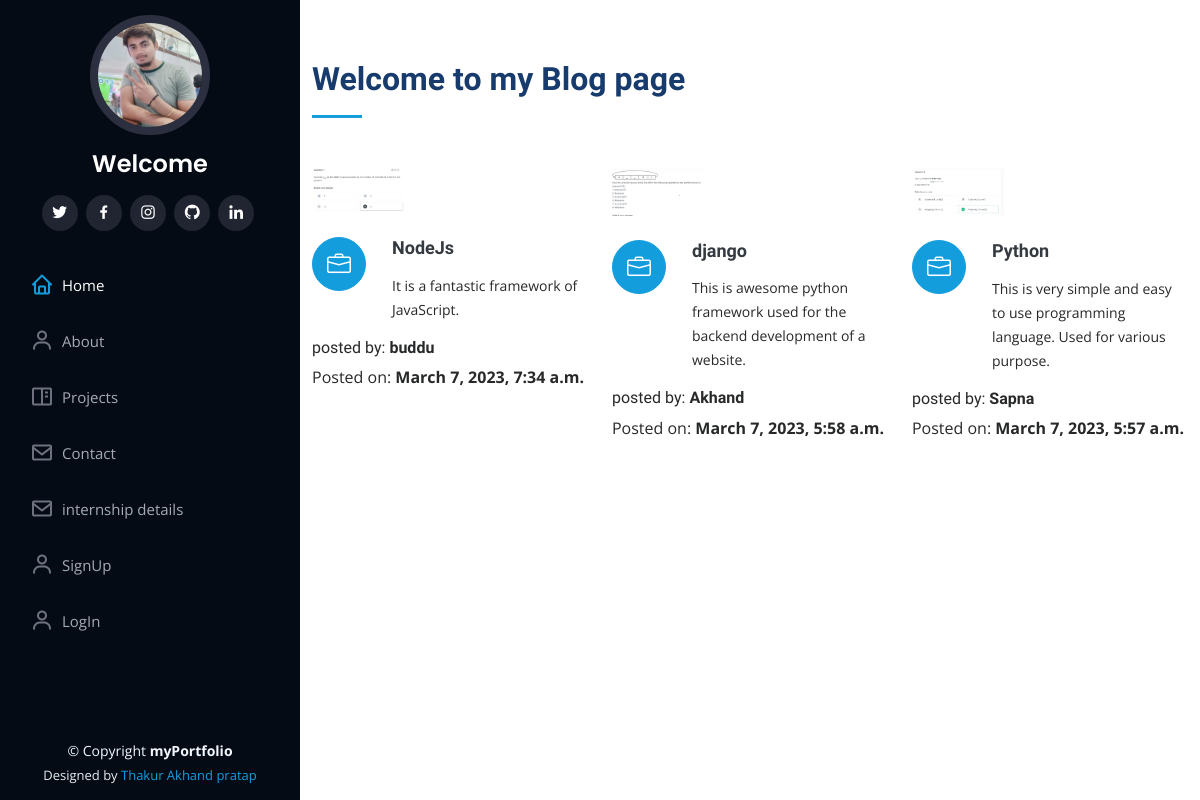
/blog/, run on an earlier commit of the app's database.
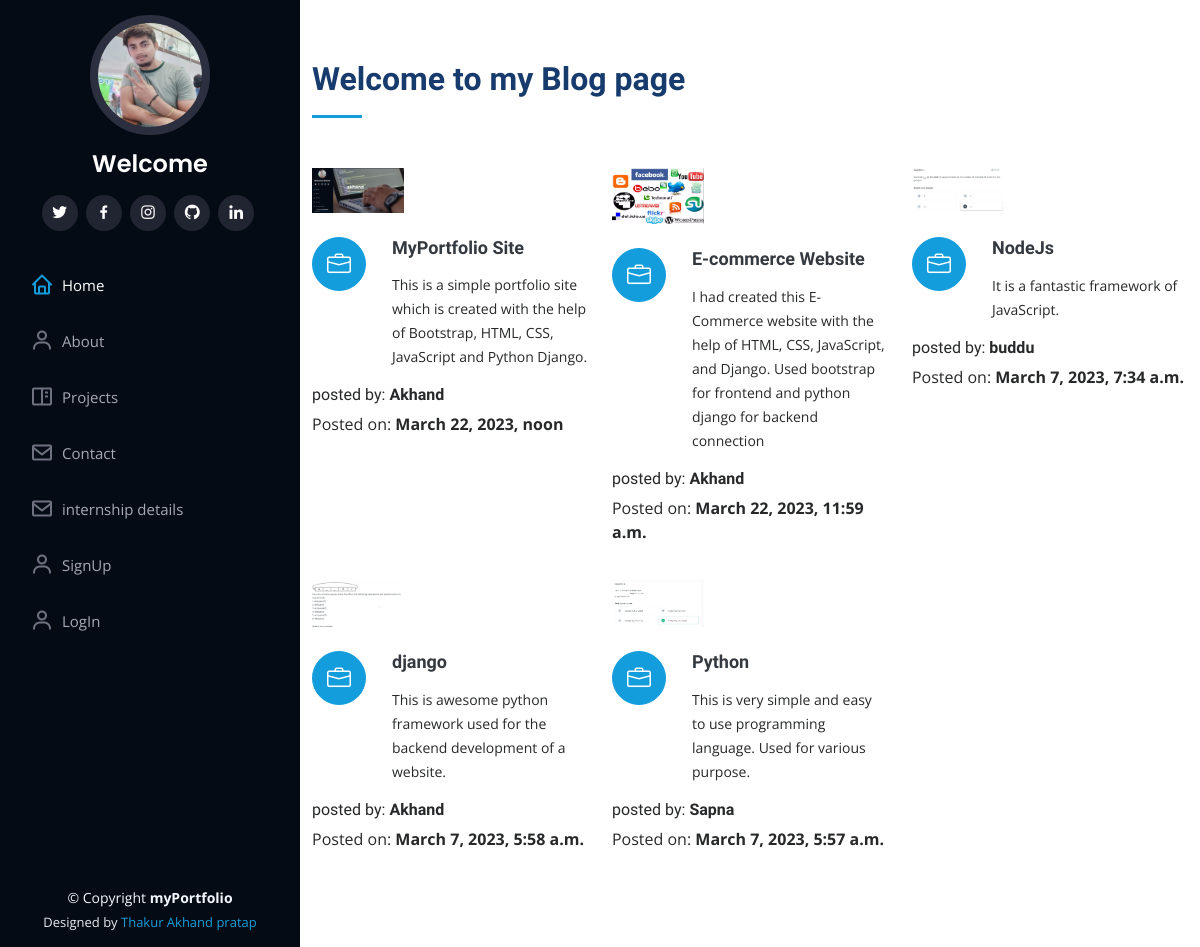
And on a later commit of the database.
### portfolio/models.py (models this page shows, shortened)
class Blog(models.Model):
    title=models.CharField(max_length=60)
    description=models.TextField()
    authname=models.CharField(max_length=15)
    img=models.ImageField(upload_to='blog',blank=True,null=True)
    timeStamp=models.DateTimeField(auto_now_add=True)

### portfolio/views.py (the view)
# urls.py: path('blog/',views.handleblog,name='handleblog'),
def handleblog(request):
    posts=Blog.objects.all()
    context={"posts":posts}
    return render(request,'handleblog.html',context)

### templates/handleblog.html (shortened to what this page needs)
{% extends "basic.html" %}
{% block body %}
{% load static %}
    <section id="services" class="services">
        <div class="container">
          <div class="section-title">
            <h2>Welcome to my Blog page</h2>
          </div>
          <div class="row">
           {% for post in posts reversed  %}
           <div class="col-lg-4 col-md-6 icon-box" data-aos="fade-up">
            <div class="col-lg-4" data-aos="fade-right">
                <img src="{{post.img.url}}" class="img-fluid" alt="no-image">
              </div>
              <br>
            <div class="icon"><i class="bi bi-briefcase"></i></div>
            <h4 class="title"><a href="">{{post.title}}</a></h4>
            <p class="description">{{post.description}}</p>
            <h6>posted by: <strong> {{post.authname}}</strong></h6>
            <p class="">Posted on: <strong>{{post.timeStamp}}</strong></p>
          </div>
            {% endfor %}
          </div>
        </div>
      </section>
{% endblock body %}

### templates/basic.html (shortened to what this page needs)
{% load static %}
<!DOCTYPE html>
<html lang="en">
<head>
  <link href="{% static 'assets/vendor/aos/aos.css' %}" rel="stylesheet">
  <link href="{% static 'assets/vendor/bootstrap/css/bootstrap.min.css' %}" rel="stylesheet">
  <link href="{% static 'assets/vendor/bootstrap-icons/bootstrap-icons.css' %}" rel="stylesheet">
  <link href="{% static 'assets/vendor/boxicons/css/boxicons.min.css' %}" rel="stylesheet">
  <link href="{% static 'assets/vendor/glightbox/css/glightbox.min.css' %}" rel="stylesheet">
  <link href="{% static 'assets/vendor/swiper/swiper-bundle.min.css' %}" rel="stylesheet">
  <link href="{% static 'assets/css/style.css' %}" rel="stylesheet">
</head>
<body>
  <header id="header">
    <div class="d-flex flex-column">
      <div class="profile">
        <img src="{% static 'assets/img/profile.jpeg' %}" alt="" class="img-fluid rounded-circle">
        <h1 class="text-light"><a href="index.html">Welcome {{user.username}}</a></h1>
        <div class="social-links mt-3 text-center">
          <a href="https://twitter.com/home" class="twitter"target="__blank"><i class="bx bxl-twitter"></i></a>
          <a href="https://www.facebook.com/profile.php?id=100035635520962" class="facebook"target="__blank"><i class="bx bxl-facebook"></i></a>
          <a href="#" class="instagram"><i class="bx bxl-instagram"target="__blank"></i></a>
          <a href="ttps://github.com/Akhand-123/textUtiles.git" class="github"target="__blank"><i class="bx bxl-github"target="__blank"></i></a>
          <a href="https://www.linkedin.com/in/akhand-pratap-singh-742aa1230/" class="linkedin"target="__blank"><i class="bx bxl-linkedin"></i></a>
        </div>
      </div>
      <nav id="navbar" class="nav-menu navbar">
        <ul>
          <li><a href="/" class="nav-link scrollto active"><i class="bx bx-home"></i> <span>Home</span></a></li>
          <li><a href="/about" class="nav-link scrollto"><i class="bx bx-user"></i> <span>About</span></a></li>
          <li><a href="/blog" class="nav-link scrollto"><i class="bx bx-book-content"></i> <span>Projects</span></a></li>
          <li><a href="/contact" class="nav-link scrollto"><i class="bx bx-envelope"></i> <span>Contact</span></a></li>
          <li><a href="/internshipdetails" class="nav-link scrollto"><i class="bx bx-envelope"></i> <span>internship details </span></a></li>
          {% if not request.user.is_authenticated %}
          <li><a href="/auth/signup" class="nav-link scrollto"><i class="bx bx-user"></i> <span>SignUp</span></a></li>
          <li><a href="/auth/login/" class="nav-link scrollto"><i class="bx bx-user"></i> <span>LogIn</span></a></li>
          {% else %}
          <li><a href="/auth/logout" class="nav-link scrollto"><i class="bx bx-user"></i> <span>logout</span></a></li>
          {% endif %}
        </ul>
      </nav>
    </div>
  </header>
  <main id="main">
    {% block body %}
    {% endblock body %}
  </main>
  <footer id="footer">
    <div class="container">
      <div class="copyright">
        &copy; Copyright <strong><span>myPortfolio</span></strong>
      </div>
      <div class="credits">
        Designed by <a href="">Thakur Akhand pratap</a>
      </div>
    </div>
  </footer>
</body>
</html>

### static/assets/css/style.css (style rules this page uses)
body { font-family: "Open Sans", sans-serif; color: #272829; }
a { color: #149ddd; text-decoration: none; }
h1, h2, h3, h4, h5, h6 { font-family: "Raleway", sans-serif; }
#header { position: fixed; top: 0; left: 0; bottom: 0; width: 300px; transition: all ease-in-out 0.5s; z-index: 9997; transition: all 0.5s; padding: 0 15px; background: #040b14; overflow-y: auto; }
#header .profile img { margin: 15px auto; display: block; width: 120px; border: 8px solid #2c2f3f; }
#header .profile h1 { font-size: 24px; margin: 0; padding: 0; font-weight: 600; -moz-text-align-last: center; text-align-last: center; font-family: "Poppins", sans-serif; }
#header .profile h1 a, #header .profile h1 a:hover { color: #fff; text-decoration: none; }
#header .profile .social-links a { font-size: 18px; display: inline-block; background: #212431; color: #fff; line-height: 1; padding: 8px 0; margin-right: 4px; border-radius: 50%; text-align: center; width: 36px; height: 36px; transition: 0.3s; }
#main { margin-left: 300px; }
.nav-menu { padding: 30px 0 0 0; }
.nav-menu * { margin: 0; padding: 0; list-style: none; }
.nav-menu>ul>li { position: relative; white-space: nowrap; }
.nav-menu a, .nav-menu a:focus { display: flex; align-items: center; color: #a8a9b4; padding: 12px 15px; margin-bottom: 8px; transition: 0.3s; font-size: 15px; }
.nav-menu a i, .nav-menu a:focus i { font-size: 24px; padding-right: 8px; color: #6f7180; }
.nav-menu a:hover, .nav-menu .active, .nav-menu .active:focus, .nav-menu li:hover>a { text-decoration: none; color: #fff; }
.nav-menu a:hover i, .nav-menu .active i, .nav-menu .active:focus i, .nav-menu li:hover>a i { color: #149ddd; }
section { padding: 60px 0; overflow: hidden; }
.section-title { padding-bottom: 30px; }
.section-title h2 { font-size: 32px; font-weight: bold; margin-bottom: 20px; padding-bottom: 20px; position: relative; color: #173b6c; }
.section-title h2::after { content: ""; position: absolute; display: block; width: 50px; height: 3px; background: #149ddd; bottom: 0; left: 0; }
.services .icon-box { margin-bottom: 20px; }
.services .icon { float: left; display: flex; align-items: center; justify-content: center; width: 54px; height: 54px; background: #149ddd; border-radius: 50%; transition: 0.5s; border: 1px solid #149ddd; }
.services .icon i { color: #fff; font-size: 24px; line-height: 0; }
.services .title { margin-left: 80px; font-weight: 700; margin-bottom: 15px; font-size: 18px; }
.services .title a { color: #343a40; }
.services .description { margin-left: 80px; line-height: 24px; font-size: 14px; }
#footer { padding: 15px; color: #f4f6fd; font-size: 14px; position: fixed; left: 0; bottom: 0; width: 300px; z-index: 9999; background: #040b14; }
#footer .copyright { text-align: center; }
#footer .credits { padding-top: 5px; text-align: center; font-size: 13px; color: #eaebf0; }

What changed in the data, as far as the page shows it:
added Blog: img (picture), title "MyPortfolio Site", description "This is a simple portfolio site which is created with the help of Bootstrap, HTML, CSS, JavaScript and Python Django.", authname "Akhand", timeStamp "March 22, 2023, noon"
added Blog: img (picture), title "E-commerce Website", description "I had created this E-Commerce website with the help of HTML, CSS, JavaScript, and Django. Used bootstrap for frontend and python django for backend connection", authname "Akhand", timeStamp "March 22, 2023, 11:59 a.m."
